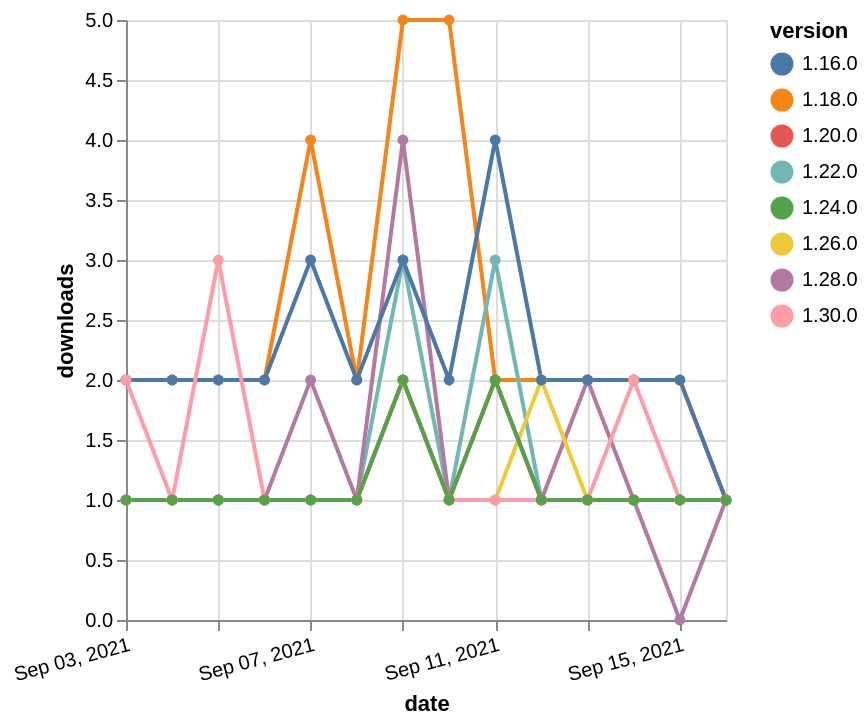

Express this chart as Vega-Lite.
### Vega-Lite specification from a JSON file in a GitHub repository (floating-point values rounded to 4 significant figures)
{"$schema": "https://vega.github.io/schema/vega-lite/v5.json", "description": "A simple bar chart with embedded data.", "data": {"values": [{"date": "2021-09-03", "total": 2514, "delta": 2, "version": "1.18.0"}, {"date": "2021-09-04", "total": 2516, "delta": 2, "version": "1.18.0"}, {"date": "2021-09-05", "total": 2518, "delta": 2, "version": "1.18.0"}, {"date": "2021-09-06", "total": 2520, "delta": 2, "version": "1.18.0"}, {"date": "2021-09-07", "total": 2524, "delta": 4, "version": "1.18.0"}, {"date": "2021-09-08", "total": 2526, "delta": 2, "version": "1.18.0"}, {"date": "2021-09-09", "total": 2531, "delta": 5, "version": "1.18.0"}, {"date": "2021-09-10", "total": 2536, "delta": 5, "version": "1.18.0"}, {"date": "2021-09-11", "total": 2538, "delta": 2, "version": "1.18.0"}, {"date": "2021-09-12", "total": 2540, "delta": 2, "version": "1.18.0"}, {"date": "2021-09-13", "total": 2542, "delta": 2, "version": "1.18.0"}, {"date": "2021-09-14", "total": 2544, "delta": 2, "version": "1.18.0"}, {"date": "2021-09-15", "total": 2546, "delta": 2, "version": "1.18.0"}, {"date": "2021-09-16", "total": 2547, "delta": 1, "version": "1.18.0"}, {"date": "2021-09-03", "total": 331, "delta": 1, "version": "1.22.0"}, {"date": "2021-09-04", "total": 332, "delta": 1, "version": "1.22.0"}, {"date": "2021-09-05", "total": 333, "delta": 1, "version": "1.22.0"}, {"date": "2021-09-06", "total": 334, "delta": 1, "version": "1.22.0"}, {"date": "2021-09-07", "total": 335, "delta": 1, "version": "1.22.0"}, {"date": "2021-09-08", "total": 336, "delta": 1, "version": "1.22.0"}, {"date": "2021-09-09", "total": 339, "delta": 3, "version": "1.22.0"}, {"date": "2021-09-10", "total": 340, "delta": 1, "version": "1.22.0"}, {"date": "2021-09-11", "total": 343, "delta": 3, "version": "1.22.0"}, {"date": "2021-09-12", "total": 344, "delta": 1, "version": "1.22.0"}, {"date": "2021-09-13", "total": 345, "delta": 1, "version": "1.22.0"}, {"date": "2021-09-14", "total": 346, "delta": 1, "version": "1.22.0"}, {"date": "2021-09-15", "total": 347, "delta": 1, "version": "1.22.0"}, {"date": "2021-09-16", "total": 348, "delta": 1, "version": "1.22.0"}, {"date": "2021-09-03", "total": 177, "delta": 1, "version": "1.28.0"}, {"date": "2021-09-04", "total": 178, "delta": 1, "version": "1.28.0"}, {"date": "2021-09-05", "total": 179, "delta": 1, "version": "1.28.0"}, {"date": "2021-09-06", "total": 180, "delta": 1, "version": "1.28.0"}, {"date": "2021-09-07", "total": 182, "delta": 2, "version": "1.28.0"}, {"date": "2021-09-08", "total": 183, "delta": 1, "version": "1.28.0"}, {"date": "2021-09-09", "total": 187, "delta": 4, "version": "1.28.0"}, {"date": "2021-09-10", "total": 188, "delta": 1, "version": "1.28.0"}, {"date": "2021-09-11", "total": 189, "delta": 1, "version": "1.28.0"}, {"date": "2021-09-12", "total": 190, "delta": 1, "version": "1.28.0"}, {"date": "2021-09-13", "total": 192, "delta": 2, "version": "1.28.0"}, {"date": "2021-09-14", "total": 193, "delta": 1, "version": "1.28.0"}, {"date": "2021-09-15", "total": 193, "delta": 0, "version": "1.28.0"}, {"date": "2021-09-16", "total": 194, "delta": 1, "version": "1.28.0"}, {"date": "2021-09-03", "total": 162, "delta": 1, "version": "1.26.0"}, {"date": "2021-09-04", "total": 163, "delta": 1, "version": "1.26.0"}, {"date": "2021-09-05", "total": 164, "delta": 1, "version": "1.26.0"}, {"date": "2021-09-06", "total": 165, "delta": 1, "version": "1.26.0"}, {"date": "2021-09-07", "total": 166, "delta": 1, "version": "1.26.0"}, {"date": "2021-09-08", "total": 167, "delta": 1, "version": "1.26.0"}, {"date": "2021-09-09", "total": 169, "delta": 2, "version": "1.26.0"}, {"date": "2021-09-10", "total": 170, "delta": 1, "version": "1.26.0"}, {"date": "2021-09-11", "total": 171, "delta": 1, "version": "1.26.0"}, {"date": "2021-09-12", "total": 173, "delta": 2, "version": "1.26.0"}, {"date": "2021-09-13", "total": 174, "delta": 1, "version": "1.26.0"}, {"date": "2021-09-14", "total": 175, "delta": 1, "version": "1.26.0"}, {"date": "2021-09-15", "total": 176, "delta": 1, "version": "1.26.0"}, {"date": "2021-09-16", "total": 177, "delta": 1, "version": "1.26.0"}, {"date": "2021-09-03", "total": 241, "delta": 1, "version": "1.20.0"}, {"date": "2021-09-04", "total": 242, "delta": 1, "version": "1.20.0"}, {"date": "2021-09-05", "total": 243, "delta": 1, "version": "1.20.0"}, {"date": "2021-09-06", "total": 244, "delta": 1, "version": "1.20.0"}, {"date": "2021-09-07", "total": 245, "delta": 1, "version": "1.20.0"}, {"date": "2021-09-08", "total": 246, "delta": 1, "version": "1.20.0"}, {"date": "2021-09-09", "total": 248, "delta": 2, "version": "1.20.0"}, {"date": "2021-09-10", "total": 249, "delta": 1, "version": "1.20.0"}, {"date": "2021-09-11", "total": 251, "delta": 2, "version": "1.20.0"}, {"date": "2021-09-12", "total": 252, "delta": 1, "version": "1.20.0"}, {"date": "2021-09-13", "total": 253, "delta": 1, "version": "1.20.0"}, {"date": "2021-09-14", "total": 254, "delta": 1, "version": "1.20.0"}, {"date": "2021-09-15", "total": 255, "delta": 1, "version": "1.20.0"}, {"date": "2021-09-16", "total": 256, "delta": 1, "version": "1.20.0"}, {"date": "2021-09-03", "total": 2345, "delta": 2, "version": "1.16.0"}, {"date": "2021-09-04", "total": 2347, "delta": 2, "version": "1.16.0"}, {"date": "2021-09-05", "total": 2349, "delta": 2, "version": "1.16.0"}, {"date": "2021-09-06", "total": 2351, "delta": 2, "version": "1.16.0"}, {"date": "2021-09-07", "total": 2354, "delta": 3, "version": "1.16.0"}, {"date": "2021-09-08", "total": 2356, "delta": 2, "version": "1.16.0"}, {"date": "2021-09-09", "total": 2359, "delta": 3, "version": "1.16.0"}, {"date": "2021-09-10", "total": 2361, "delta": 2, "version": "1.16.0"}, {"date": "2021-09-11", "total": 2365, "delta": 4, "version": "1.16.0"}, {"date": "2021-09-12", "total": 2367, "delta": 2, "version": "1.16.0"}, {"date": "2021-09-13", "total": 2369, "delta": 2, "version": "1.16.0"}, {"date": "2021-09-14", "total": 2371, "delta": 2, "version": "1.16.0"}, {"date": "2021-09-15", "total": 2373, "delta": 2, "version": "1.16.0"}, {"date": "2021-09-16", "total": 2374, "delta": 1, "version": "1.16.0"}, {"date": "2021-09-03", "total": 119, "delta": 2, "version": "1.30.0"}, {"date": "2021-09-04", "total": 120, "delta": 1, "version": "1.30.0"}, {"date": "2021-09-05", "total": 123, "delta": 3, "version": "1.30.0"}, {"date": "2021-09-06", "total": 124, "delta": 1, "version": "1.30.0"}, {"date": "2021-09-07", "total": 125, "delta": 1, "version": "1.30.0"}, {"date": "2021-09-08", "total": 126, "delta": 1, "version": "1.30.0"}, {"date": "2021-09-09", "total": 128, "delta": 2, "version": "1.30.0"}, {"date": "2021-09-10", "total": 129, "delta": 1, "version": "1.30.0"}, {"date": "2021-09-11", "total": 130, "delta": 1, "version": "1.30.0"}, {"date": "2021-09-12", "total": 131, "delta": 1, "version": "1.30.0"}, {"date": "2021-09-13", "total": 132, "delta": 1, "version": "1.30.0"}, {"date": "2021-09-14", "total": 134, "delta": 2, "version": "1.30.0"}, {"date": "2021-09-15", "total": 135, "delta": 1, "version": "1.30.0"}, {"date": "2021-09-16", "total": 136, "delta": 1, "version": "1.30.0"}, {"date": "2021-09-03", "total": 182, "delta": 1, "version": "1.24.0"}, {"date": "2021-09-04", "total": 183, "delta": 1, "version": "1.24.0"}, {"date": "2021-09-05", "total": 184, "delta": 1, "version": "1.24.0"}, {"date": "2021-09-06", "total": 185, "delta": 1, "version": "1.24.0"}, {"date": "2021-09-07", "total": 186, "delta": 1, "version": "1.24.0"}, {"date": "2021-09-08", "total": 187, "delta": 1, "version": "1.24.0"}, {"date": "2021-09-09", "total": 189, "delta": 2, "version": "1.24.0"}, {"date": "2021-09-10", "total": 190, "delta": 1, "version": "1.24.0"}, {"date": "2021-09-11", "total": 192, "delta": 2, "version": "1.24.0"}, {"date": "2021-09-12", "total": 193, "delta": 1, "version": "1.24.0"}, {"date": "2021-09-13", "total": 194, "delta": 1, "version": "1.24.0"}, {"date": "2021-09-14", "total": 195, "delta": 1, "version": "1.24.0"}, {"date": "2021-09-15", "total": 196, "delta": 1, "version": "1.24.0"}, {"date": "2021-09-16", "total": 197, "delta": 1, "version": "1.24.0"}]}, "width": "container", "mark": {"type": "line", "point": {"filled": true}}, "encoding": {"x": {"field": "date", "type": "temporal", "timeUnit": "yearmonthdate", "title": "date", "axis": {"labelAngle": -15}}, "y": {"field": "delta", "type": "quantitative", "title": "downloads"}, "color": {"field": "version", "type": "nominal"}, "tooltip": {"field": "delta"}}}
